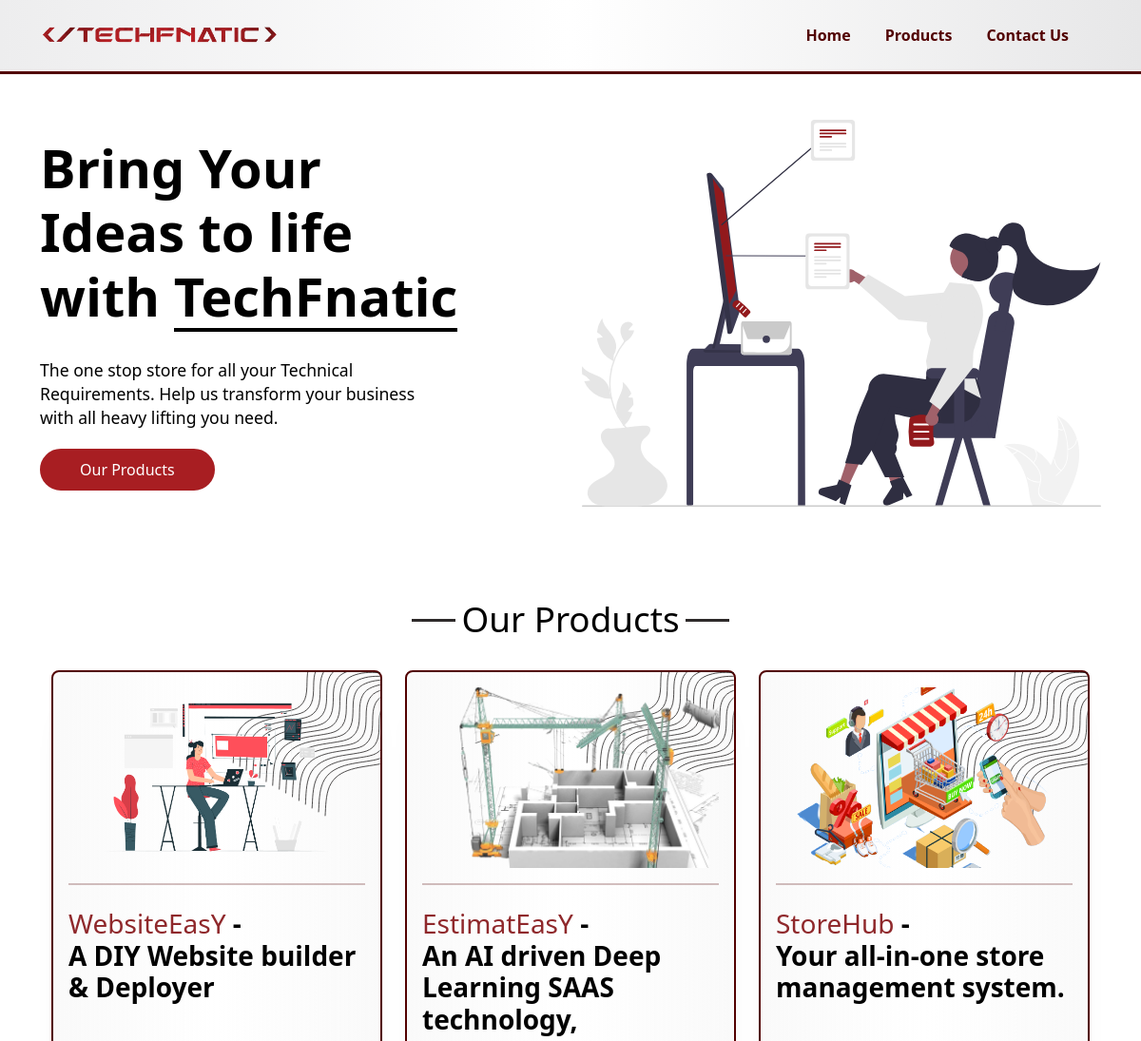
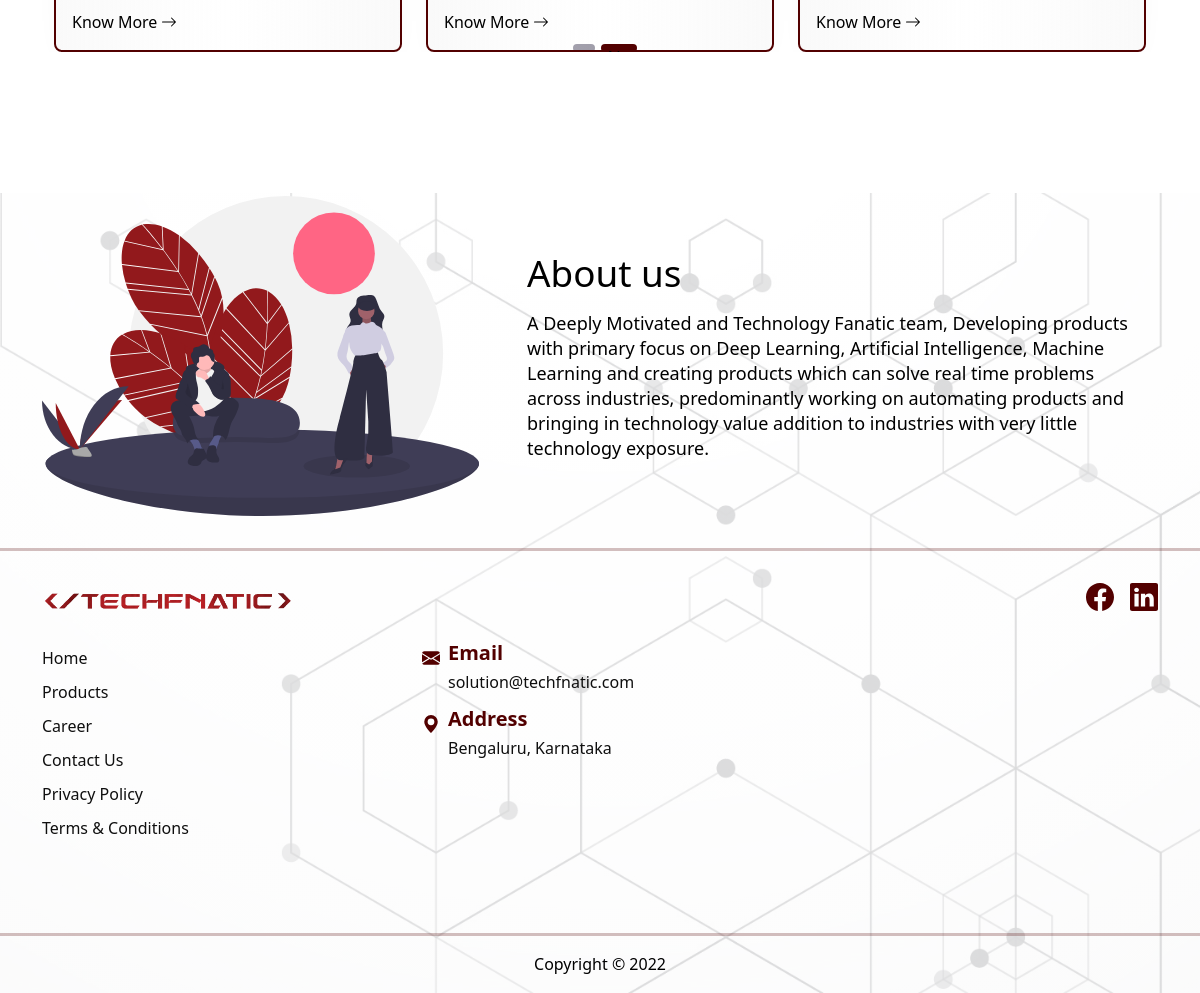
The page / on the database its author committed (2 pictures, top to bottom).
### home/models.py (models this page shows)
class Product(models.Model):
    title = models.CharField(max_length=255)
    description = models.TextField()
    image = models.ImageField(upload_to='images/')

### home/views.py (the view)
# urls.py: path('', views.dashboard,name='index'),
def dashboard(request):
    products = Product.objects.all()
    context = {
        'products':products
    }
    return render(request,"index.html", context)

### templates/index.html (shortened to what this page needs)
{% load static %}
<!DOCTYPE html>
<html lang="en">
<head>
    <link rel="stylesheet" href="{% static 'css/bootstrap-5.2.css' %}">
    <link rel="stylesheet" href="{% static 'css/slick.css' %}">
    <link rel="stylesheet" href="{% static 'css/base.css' %}">
    <link rel="stylesheet" href="{% static 'css/style.css' %}">
</head>
<body>
    <main id="main">
        <header class="fixed-top">
            <nav class="navbar navbar-expand-md p-0">
                <div class="container">
                    <a class="navbar-brand" href="index.html"><img src="{% static 'img/logo.png' %}" class="logo"
                            alt="Logo Image"></a>
                    <div class="offcanvas offcanvas-end mobile-nav" tabindex="-1" id="offcanvasNavbar"
                        aria-labelledby="offcanvasNavbarLabel">
                        <div class="offcanvas-body align-items-center">
                            <ul class="navbar-nav justify-content-end flex-grow-1 pe-3">
                                <li class="nav-item">
                                    <a class="nav-link active" aria-current="page" href="index.html">Home</a>
                                </li>
                                <li class="nav-item">
                                    <a class="nav-link" href="index.html#our-products">Products</a>
                                </li>
                                <li class="nav-item">
                                    <a class="nav-link" href="contact-us.html">Contact Us</a>
                                </li>
                            </ul>
                        </div>
                    </div>
                </div>
            </nav>
        </header>
        <section class="banner-section pt-5 mt-78px">
            <div class="container">
                <div class="row justify-content-between align-items-center">
                    <div class="col-md-6 col-xl-5 text-center text-md-start">
                        <h1 class="heading-1">Bring Your Ideas to life with <span
                                class="pseudo-border-bottom">TechFnatic</span></h1>
                        <p class="me-lg-4 mt-2rem">The one stop store for all your Technical Requirements. Help us
                            transform your business with all heavy lifting you need.</p>
                        <div>
                            <a href="index.html#our-products" class="btn btn-main">Our Products</a>
                        </div>
                    </div>
                    <div class="col-md-6 mt-5 mt-md-0">
                        <div class="">
                            <img src="{% static 'img/banner-img.svg' %}" alt="Banner Image">
                        </div>
                    </div>
                </div>
            </div>
        </section>
        <section class="product-section pt-6rem" id="our-products">
            <div class="container">
                <div class="text-center">
                    <h2 class="heading-2 position-relative d-inline-block pseudo-border-left pseudo-border-right">Our
                        Products</h2>
                </div>
                <div class="row pt-2rem justify-content-between align-items-center">
                    <div class="col-12 pb-5">
                        <div class="product-slider">
                            {% for product in products %}
                            <div class="card product-card">
                                <div class="card-head position-relative">
                                    <img src="{{product.image.url}}" class="card-img-top position-relative p-3"
                                        alt="Product Image">
                                </div>
                                <hr>
                                <div class="card-body mt-2">
                                    <h3 class="card-title text-white"><span class="highlighter">{{product.title}}</span> - <br>
                                       {{product.description}}</h3>
                                    <a href="easy-ecom.html" class="btn d-flex align-items-center">Know More <img
                                            src="{% static 'img/arrow-right.svg' %}" class="ms-1 w-16px" alt="Arrow Icon"> </a>
                                </div>
                            </div>
                            {% endfor %}
                        </div>
                    </div>
                </div>
            </div>
        </section>
        <section class="about-section pt-6rem pb-2rem">
            <div class="container">
                <div class="row gx-md-5 justify-content-between align-items-center">
                    <div class="col-md-5">
                        <div class="">
                            <img src="{% static 'img/about-img.svg' %}" alt="Banner Image">
                        </div>
                    </div>
                    <div class="col-md-7 mt-5 mt-md-0">
                        <h2 class="heading-2">About us</h2>
                        <p class="me-lg-4 mt-3 fs-18">A Deeply Motivated and Technology Fanatic team, Developing
                            products with primary focus on Deep Learning, Artificial Intelligence, Machine Learning and
                            creating products which can solve real time problems across industries, predominantly
                            working on automating products and bringing in technology value addition to industries with
                            very little technology exposure.</p>
                    </div>
                </div>
            </div>
        </section>
        <hr>
        <section class="footer-section pt-2rem pb-2rem">
            <div class="container">
                <div class="row justify-content-between">
                    <div class="col-6">
                        <img src="{% static 'img/logo.png" class="logo" alt="Logo Image">
                    </div>
                    <div class="col-6">
                        <ul class="social-links d-flex justify-content-end mb-0 list-unstyled">
                            <li><a target="_blank" href="https://www.facebook.com/Techfnatic"><img
                                        src="{% static 'img/facebook.svg' %}" alt="Facebook Icon"></a></li>
                            <li><a target="_blank" href="https://www.linkedin.com/company/techfnatic/"><img
                                        src="{% static 'img/linkedin.svg' %}" alt="Linkedin Icon"></a></li>
                        </ul>
                    </div>
                </div>
                <div class="row mt-4">
                    <div class="col-md-6 col-lg-4">
                        <ul class="footer-links mb-0 list-unstyled">
                            <li><a href="index.html">Home</a></li>
                            <li><a href="index.html#our-products">Products</a></li>
                            <li><a href="career-page.html">Career</a></li>
                            <li><a href="contact-us.html">Contact Us</a></li>
                            <li><a href="privacy-policy.html">Privacy Policy</a></li>
                            <li><a href="terms-and-conditions.html">Terms & Conditions</a></li>
                        </ul>
                    </div>
                    <div class="col-md-6 col-lg-4 mt-4 mt-lg-0">
                        <ul class="footer-links footer-contact mb-0 list-unstyled">
                            <li class="d-flex align-items-start">
                                <img src="{% static 'img/envelope-fill.svg' %}" class="mt-1" alt="Message Icon">
                                <div class="ms-2">
                                    <h5>Email</h5>
                                    <a href="mailto:solution@techfnatic.com">solution@techfnatic.com</a>
                                </div>
                            </li>
                            <li class="d-flex align-items-start">
                                <img src="{% static 'img/geo-alt-fill.svg' %}" class="mt-1" alt="Message Icon">
                                <div class="ms-2">
                                    <h5>Address</h5>
                                    <a href="https://goo.gl/maps/2ZBTTgBj3jdfGwXm7" target="_blank">Bengaluru, Karnataka </a>
                                </div>
                            </li>
                        </ul>
                    </div>
                    <div class="col-md-12 col-lg-4 mt-4 mt-lg-0">
                        <iframe
                            src="https://www.google.com/maps/embed?pb=!1m18!1m12!1m3!1d3887.839134134713!2d77.59633381413528!3d12.982138818161104!2m3!1f0!2f0!3f0!3m2!1i1024!2i768!4f13.1!3m3!1m2!1s0x3bae1714d2e763c3%3A0xaf89561c107d050!2sTechFNatic!5e0!3m2!1sen!2sin!4v1663663406435!5m2!1sen!2sin"
                            width="100%" height="250" style="border:0;" allowfullscreen="" loading="lazy"
></iframe>
                    </div>
                </div>
            </div>
        </section>
        <hr>
        <section class="bottom-footer py-3">
            <div class="container">
                <div class="row text-center">
                    <div class="col-12">
                        <p class="fw-500 fs-16">Copyright © 2022 </p>
                    </div>
                </div>
            </div>
        </section>
    </main>
</body>
</html>

### static/css/base.css (style rules this page uses)
* { box-sizing: border-box; }
html, body { width: 100%; height: 100%; }
:root { --body-color: #000; --primary-color: #000; --dark-red: #520000; --light-red: #a81e22; --light-blue: #0d6efd; --highlighter: #8f282b; }
body { font-family: 'Segoe UI', Tahoma, Geneva, Verdana, sans-serif; margin: 0; font-size: 1.1rem; font-style: normal; font-weight: 400; line-height: 25px; color: var(--body-color); overflow-x: hidden; }
body::after { content: ''; display: block; height: 100vh; width: 100vw; background: linear-gradient(270deg, #ffffffb5, #ffffffba), url(../img/bg-img.jpg); background-repeat: no-repeat; background-size: cover; background-position: center; background-attachment: fixed; position: fixed; bottom: 0; z-index: -1; }
a { color: rgb(15, 15, 15); text-decoration: none; background-color: transparent; -webkit-text-decoration-skip: objects; }
h1, h2, h3, h4, h5, h6, p { margin-bottom: 0; }
img, video { width: 100%; }
hr { border-top: 3px solid var(--dark-red); margin: 0; }
.highlighter { color: var(--highlighter) !important; }
.heading-1 { font-size: 3.5rem; color: var(--primary-color); font-weight: 800; }
.heading-2 { font-size: 2.3rem; color: var(--primary-color); font-weight: 500; }
.pt-6rem { padding-top: 6rem; }
.pt-2rem { padding-top: 2rem; }
.py-2rem, .pt-2rem { padding-top: 2rem; }
.py-2rem, .pb-2rem { padding-bottom: 2rem; }
.my-2rem, .mt-2rem { margin-top: 2rem; }
.mt-78px { margin-top: 78px; }
.fw-500 { font-weight: 500; }
.fs-16 { font-size: 16px; }
.fs-18 { font-size: 18px; }
.w-16px { width: 16px; }
.btn-main { border-radius: 25px; padding: 8px 40px; margin-top: 20px; color: #fff !important; background: var(--light-red) !important; border: 2px solid var(--light-red); }
.pseudo-border-bottom { position: relative; }
.pseudo-border-bottom::after { content: ''; display: block; width: 100%; height: 4px; background: currentColor; position: absolute; left: 0; bottom: 0; }
.pseudo-border-left::before, .pseudo-border-right::after { content: ""; position: absolute; width: 20%; height: 3px; background-color: #2e2a2a; top: 50%; right: 103%; }
.pseudo-border-right::after { left: 103%; }
.logo { width: 250px; }
header { width: 100%; height: 78px; background: transparent; border-bottom: 3px solid var(--dark-red); }
header .navbar { background: linear-gradient(270deg, #e7e7e8, #ffffff, #ededee); height: 100%; }
header .navbar-nav .nav-item .nav-link { font-size: 16px; font-weight: 800; color: var(--dark-red); padding: 12px 18px !important; }
header .offcanvas { width: 330px !important; }
.footer-section .social-links li img { width: 28px; margin-left: 8px; margin-right: 8px; }
.footer-section .social-links li:first-child img { margin-left: 0px; }
.footer-section .social-links li:last-child img { margin-right: 0px; }
.footer-section .footer-links li { margin-bottom: 8px; }
.footer-section .footer-links li:last-child { margin-bottom: 0px; }
.footer-section .footer-links li a { font-weight: 500; font-size: 16px; }
.footer-section .footer-contact li { margin-bottom: 16px; }
.footer-section .footer-contact li img { width: 18px; }
.footer-section .footer-contact li h5 { line-height: 16px; color: var(--dark-red); font-weight: 700; margin-bottom: 8px; }

### rows shown on the page
Product: image (picture), title "WebsiteEasY", description "A DIY Website builder & Deployer"
Product: image (picture), title "EstimatEasY", description "An AI driven Deep Learning SAAS technology,"
Product: image (picture), title "StoreHub", description "Your all-in-one store management system."
